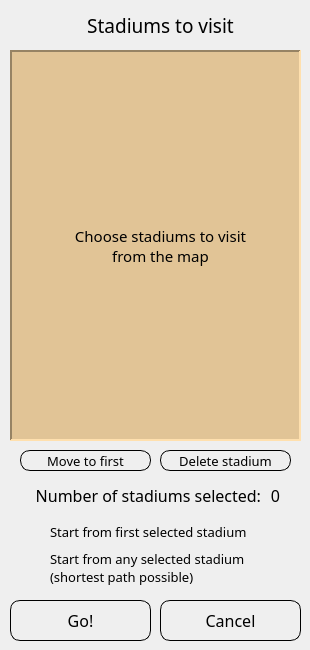
    <widget class="QWidget" name="chooseDestPage">
     <widget class="QLabel" name="stadToVisitLabel">
      <property name="geometry">
       <rect>
        <x>70</x>
        <y>10</y>
        <width>181</width>
        <height>31</height>
       </rect>
      </property>
      <property name="font">
       <font>
        <family>Arial Rounded MT Bold</family>
        <pointsize>14</pointsize>
        <weight>50</weight>
        <italic>false</italic>
        <bold>false</bold>
       </font>
      </property>
      <property name="styleSheet">
       <string notr="true">background-color: transparent</string>
      </property>
      <property name="text">
       <string>Stadiums to visit</string>
      </property>
      <property name="alignment">
       <set>Qt::AlignCenter</set>
      </property>
     </widget>
     <widget class="QTableWidget" name="stadToVisitTableWidget">
      <property name="geometry">
       <rect>
        <x>10</x>
        <y>50</y>
        <width>291</width>
        <height>391</height>
       </rect>
      </property>
      <property name="font">
       <font>
        <family>Arial Rounded MT Bold</family>
        <pointsize>10</pointsize>
       </font>
      </property>
      <property name="styleSheet">
       <string notr="true">background-color: rgb(225, 196, 150);</string>
      </property>
      <property name="frameShape">
       <enum>QFrame::Panel</enum>
      </property>
      <property name="frameShadow">
       <enum>QFrame::Sunken</enum>
      </property>
      <property name="lineWidth">
       <number>2</number>
      </property>
      <property name="editTriggers">
       <set>QAbstractItemView::NoEditTriggers</set>
      </property>
      <property name="dragEnabled">
       <bool>false</bool>
      </property>
      <property name="dragDropOverwriteMode">
       <bool>true</bool>
      </property>
      <property name="dragDropMode">
       <enum>QAbstractItemView::NoDragDrop</enum>
      </property>
      <property name="defaultDropAction">
       <enum>Qt::MoveAction</enum>
      </property>
      <property name="alternatingRowColors">
       <bool>false</bool>
      </property>
      <property name="verticalScrollMode">
       <enum>QAbstractItemView::ScrollPerPixel</enum>
      </property>
      <property name="horizontalScrollMode">
       <enum>QAbstractItemView::ScrollPerPixel</enum>
      </property>
      <attribute name="horizontalHeaderVisible">
       <bool>false</bool>
      </attribute>
      <attribute name="verticalHeaderVisible">
       <bool>false</bool>
      </attribute>
     </widget>
     <widget class="QPushButton" name="goLabel">
      <property name="geometry">
       <rect>
        <x>10</x>
        <y>600</y>
        <width>141</width>
        <height>41</height>
       </rect>
      </property>
      <property name="font">
       <font>
        <family>Arial Rounded MT Bold</family>
        <pointsize>12</pointsize>
       </font>
      </property>
      <property name="cursor">
       <cursorShape>PointingHandCursor</cursorShape>
      </property>
      <property name="styleSheet">
       <string notr="true">QPushButton
{
	border: 1px;
	border-radius: 10px;
	border-style: outset;
}

QPushButton:hover
{
	background-color: rgb(255, 221, 170);
}

QPushButton:pressed
{
	background-color: rgb(212, 185, 141);
}</string>
      </property>
      <property name="text">
       <string>Go!</string>
      </property>
     </widget>
     <widget class="QPushButton" name="cancelGoLabel">
      <property name="geometry">
       <rect>
        <x>160</x>
        <y>600</y>
        <width>141</width>
        <height>41</height>
       </rect>
      </property>
      <property name="font">
       <font>
        <family>Arial Rounded MT Bold</family>
        <pointsize>12</pointsize>
       </font>
      </property>
      <property name="cursor">
       <cursorShape>PointingHandCursor</cursorShape>
      </property>
      <property name="styleSheet">
       <string notr="true">QPushButton
{
	border: 1px;
	border-radius: 10px;
	border-style: outset;
}

QPushButton:hover
{
	background-color: rgb(255, 221, 170);
}

QPushButton:pressed
{
	background-color: rgb(212, 185, 141);
}</string>
      </property>
      <property name="text">
       <string>Cancel</string>
      </property>
     </widget>
     <widget class="QLabel" name="chooseStadsLabel">
      <property name="geometry">
       <rect>
        <x>70</x>
        <y>220</y>
        <width>181</width>
        <height>51</height>
       </rect>
      </property>
      <property name="font">
       <font>
        <family>Arial Rounded MT Bold</family>
        <pointsize>11</pointsize>
        <weight>50</weight>
        <italic>false</italic>
        <bold>false</bold>
       </font>
      </property>
      <property name="styleSheet">
       <string notr="true">background-color: transparent</string>
      </property>
      <property name="text">
       <string>Choose stadiums to visit from the map</string>
      </property>
      <property name="alignment">
       <set>Qt::AlignCenter</set>
      </property>
      <property name="wordWrap">
       <bool>true</bool>
      </property>
     </widget>
     <widget class="QPushButton" name="deleteStadPush">
      <property name="geometry">
       <rect>
        <x>160</x>
        <y>450</y>
        <width>131</width>
        <height>21</height>
       </rect>
      </property>
      <property name="font">
       <font>
        <family>Arial Rounded MT Bold</family>
        <pointsize>10</pointsize>
       </font>
      </property>
      <property name="cursor">
       <cursorShape>PointingHandCursor</cursorShape>
      </property>
      <property name="styleSheet">
       <string notr="true">QPushButton
{
	border: 1px;
	border-radius: 10px;
	border-style: outset;
}

QPushButton:hover
{
	background-color: rgb(255, 221, 170);
}

QPushButton:pressed
{
	background-color: rgb(212, 185, 141);
}</string>
      </property>
      <property name="text">
       <string>Delete stadium</string>
      </property>
     </widget>
     <widget class="QLabel" name="tripNumStadLabel">
      <property name="geometry">
       <rect>
        <x>10</x>
        <y>480</y>
        <width>251</width>
        <height>31</height>
       </rect>
      </property>
      <property name="font">
       <font>
        <family>Arial Rounded MT Bold</family>
        <pointsize>12</pointsize>
        <weight>50</weight>
        <italic>false</italic>
        <bold>false</bold>
       </font>
      </property>
      <property name="styleSheet">
       <string notr="true">background-color: transparent</string>
      </property>
      <property name="text">
       <string>Number of stadiums selected:</string>
      </property>
      <property name="alignment">
       <set>Qt::AlignRight|Qt::AlignTrailing|Qt::AlignVCenter</set>
      </property>
     </widget>
     <widget class="QLabel" name="tripNumStadValLabel">
      <property name="geometry">
       <rect>
        <x>260</x>
        <y>480</y>
        <width>31</width>
        <height>31</height>
       </rect>
      </property>
      <property name="font">
       <font>
        <family>Arial Rounded MT Bold</family>
        <pointsize>12</pointsize>
        <weight>50</weight>
        <italic>false</italic>
        <bold>false</bold>
       </font>
      </property>
      <property name="styleSheet">
       <string notr="true">background-color: transparent</string>
      </property>
      <property name="text">
       <string>0</string>
      </property>
      <property name="alignment">
       <set>Qt::AlignCenter</set>
      </property>
     </widget>
     <widget class="QWidget" name="layoutWidget_2">
      <property name="geometry">
       <rect>
        <x>30</x>
        <y>520</y>
        <width>251</width>
        <height>65</height>
       </rect>
      </property>
      <layout class="QVBoxLayout" name="verticalLayout_3">
       <item>
        <widget class="QRadioButton" name="startFromFirstRadio">
         <property name="font">
          <font>
           <family>Arial Rounded MT Bold</family>
           <pointsize>10</pointsize>
          </font>
         </property>
         <property name="cursor">
          <cursorShape>PointingHandCursor</cursorShape>
         </property>
         <property name="styleSheet">
          <string notr="true">background-color: transparent
</string>
         </property>
         <property name="text">
          <string>Start from first selected stadium</string>
         </property>
         <property name="autoExclusive">
          <bool>true</bool>
         </property>
        </widget>
       </item>
       <item>
        <widget class="QRadioButton" name="startFromAnyRadio">
         <property name="font">
          <font>
           <family>Arial Rounded MT Bold</family>
           <pointsize>10</pointsize>
          </font>
         </property>
         <property name="cursor">
          <cursorShape>PointingHandCursor</cursorShape>
         </property>
         <property name="styleSheet">
          <string notr="true">background-color: transparent
</string>
         </property>
         <property name="text">
          <string>Start from any selected stadium
(shortest path possible)</string>
         </property>
         <property name="autoExclusive">
          <bool>true</bool>
         </property>
        </widget>
       </item>
      </layout>
     </widget>
     <widget class="QPushButton" name="moveToFirstPush">
      <property name="geometry">
       <rect>
        <x>20</x>
        <y>450</y>
        <width>131</width>
        <height>21</height>
       </rect>
      </property>
      <property name="font">
       <font>
        <family>Arial Rounded MT Bold</family>
        <pointsize>10</pointsize>
       </font>
      </property>
      <property name="cursor">
       <cursorShape>PointingHandCursor</cursorShape>
      </property>
      <property name="styleSheet">
       <string notr="true">QPushButton
{
	border: 1px;
	border-radius: 10px;
	border-style: outset;
}

QPushButton:hover
{
	background-color: rgb(255, 221, 170);
}

QPushButton:pressed
{
	background-color: rgb(212, 185, 141);
}</string>
      </property>
      <property name="text">
       <string>Move to first</string>
      </property>
     </widget>
    </widget>
